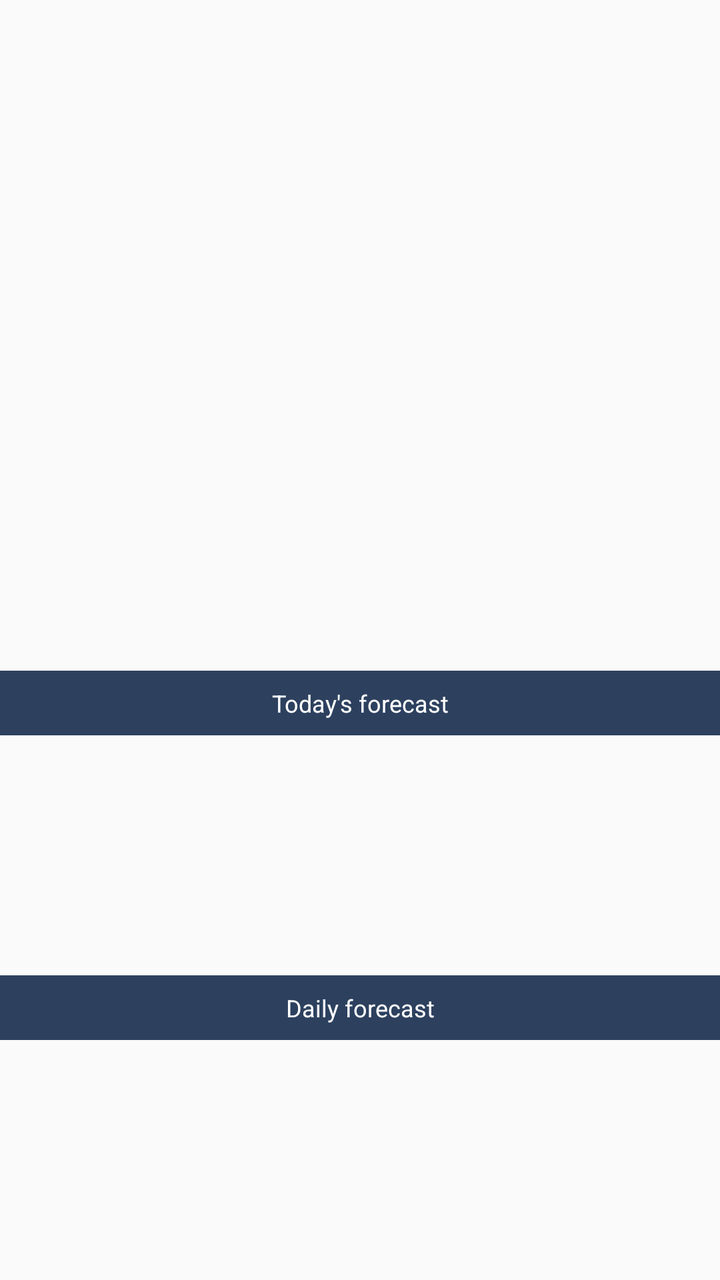
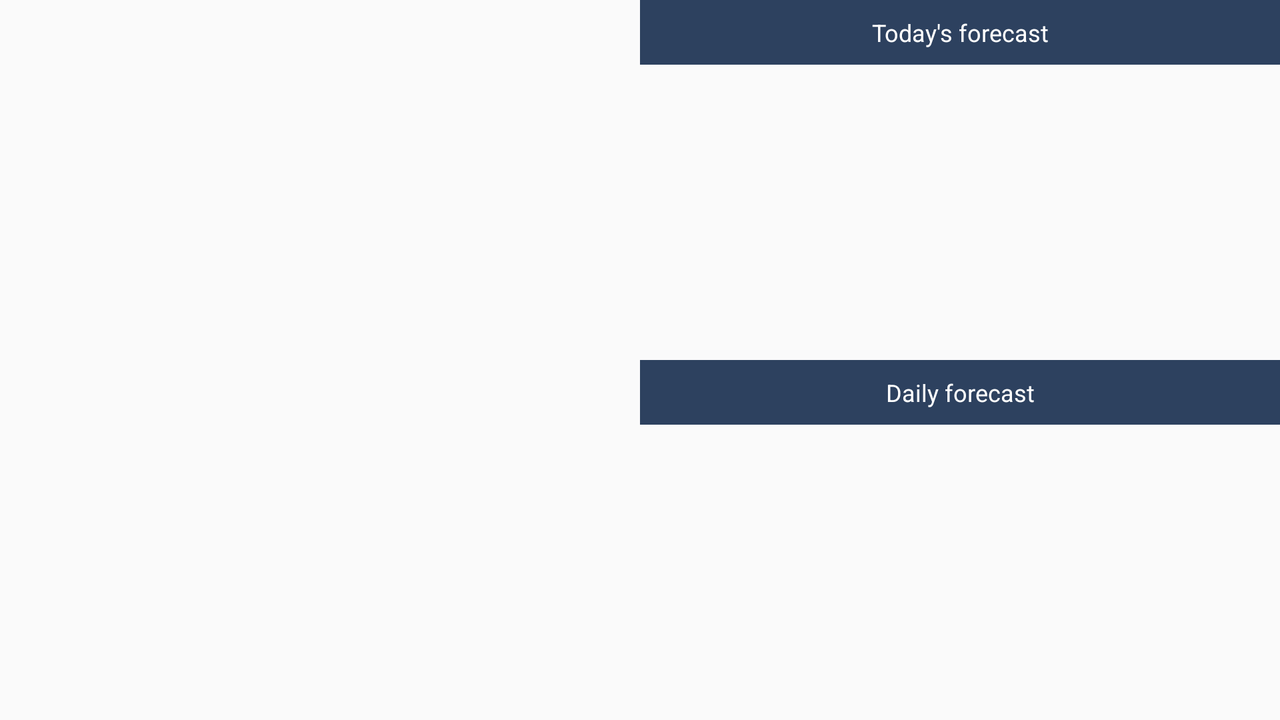

An Android layout and its configuration variant, each rendered on a device that would load it. The default file and the variant file are quoted in full after the pictures.
<!-- AndroidManifest.xml: application theme AppTheme -->
<!-- res/layout/weather_fragment.xml -->
<?xml version="1.0" encoding="utf-8"?>
<android.support.design.widget.CoordinatorLayout xmlns:android="http://schemas.android.com/apk/res/android"
    android:id="@+id/coordinator"
    android:layout_width="match_parent"
    android:layout_height="match_parent">
    
    <RelativeLayout
        android:layout_width="match_parent"
        android:layout_height="match_parent">

        <TextView
            android:id="@+id/weather_city_name"
            android:layout_width="match_parent"
            android:layout_height="wrap_content"
            android:layout_alignParentLeft="true"
            android:layout_alignParentStart="true"
            android:layout_alignParentTop="true"
            android:layout_marginLeft="8dp"
            android:layout_marginTop="16dp"
            android:gravity="center_vertical|center_horizontal"
            android:padding="8dp"
            android:textAppearance="?android:attr/textAppearanceLarge"
            android:textColor="#565656"
            android:textSize="26sp"
            android:textStyle="bold" />

        <RelativeLayout
            android:id="@+id/relativeLayout2"
            android:layout_width="match_parent"
            android:layout_height="120dp"
            android:layout_above="@+id/textView2"
            android:layout_centerHorizontal="true">

            <android.support.v7.widget.RecyclerView
                android:id="@+id/weather_current_day_recycler"
                android:layout_width="match_parent"
                android:layout_height="match_parent"
                android:paddingLeft="50dp"
                android:paddingRight="50dp" />

        </RelativeLayout>


        <TextView
            android:id="@+id/weather_weather_status_desc"
            android:layout_width="wrap_content"
            android:layout_height="wrap_content"
            android:layout_above="@+id/textView4"
            android:layout_alignParentEnd="true"
            android:layout_alignParentRight="true"
            android:layout_below="@+id/relativeLayout3"
            android:layout_toEndOf="@+id/weather_icon"
            android:layout_toRightOf="@+id/weather_icon"
            android:gravity="left|center_vertical|center_horizontal"
            android:padding="8dp"
            android:textAppearance="?android:attr/textAppearanceLarge"
            android:textColor="#565656"
            android:textIsSelectable="false"
            android:textSize="18sp" />

        <ImageView
            android:id="@+id/weather_icon"
            android:layout_width="50dp"
            android:layout_height="50dp"
            android:layout_below="@+id/relativeLayout3"
            android:layout_centerHorizontal="true"
            android:contentDescription="@string/weather" />

        <TextView
            android:id="@+id/weather_weather_status"
            android:layout_width="match_parent"
            android:layout_height="wrap_content"
            android:layout_above="@+id/textView4"
            android:layout_alignParentLeft="true"
            android:layout_alignParentStart="true"
            android:layout_below="@+id/relativeLayout3"
            android:layout_toLeftOf="@+id/weather_icon"
            android:layout_toStartOf="@+id/weather_icon"
            android:gravity="center_vertical|center_horizontal|right"
            android:padding="8dp"
            android:textAppearance="?android:attr/textAppearanceLarge"
            android:textColor="#565656"
            android:textIsSelectable="false"
            android:textSize="18sp" />

        <RelativeLayout
            android:id="@+id/relativeLayout3"
            android:layout_width="match_parent"
            android:layout_height="wrap_content"
            android:layout_alignParentLeft="true"
            android:layout_alignParentStart="true"
            android:layout_below="@+id/weather_city_name">

            <TextView
                android:id="@+id/weather_average_heat"
                android:layout_width="wrap_content"
                android:layout_height="wrap_content"
                android:layout_centerHorizontal="true"
                android:gravity="fill_vertical|center_horizontal"
                android:padding="8dp"
                android:textAppearance="?android:attr/textAppearanceLarge"
                android:textColor="#565656"
                android:textIsSelectable="false"
                android:textSize="35sp"
                android:textStyle="bold" />

            <TextView
                android:id="@+id/weather_heat_min_max"
                android:layout_width="wrap_content"
                android:layout_height="wrap_content"
                android:layout_alignBottom="@+id/weather_average_heat"
                android:layout_toEndOf="@+id/weather_average_heat"
                android:layout_toRightOf="@+id/weather_average_heat"
                android:padding="8dp"
                android:textAppearance="?android:attr/textAppearanceLarge"
                android:textColor="#565656"
                android:textIsSelectable="false"
                android:textSize="19sp" />

        </RelativeLayout>

        <TextView
            android:id="@+id/textView2"
            android:layout_width="match_parent"
            android:layout_height="wrap_content"
            android:layout_above="@+id/relativeLayout"
            android:layout_alignParentLeft="true"
            android:layout_alignParentStart="true"
            android:background="@color/primary"
            android:gravity="center_vertical|center_horizontal"
            android:padding="8dp"
            android:text="@string/daily_forecast"
            android:textAppearance="?android:attr/textAppearanceLarge"
            android:textColor="#FFF"
            android:textSize="12sp" />

        <RelativeLayout
            android:id="@+id/relativeLayout"
            android:layout_width="match_parent"
            android:layout_height="120dp"
            android:layout_alignParentBottom="true"
            android:layout_alignParentLeft="true"
            android:layout_alignParentStart="true">

            <android.support.v7.widget.RecyclerView
                android:id="@+id/weather_daily_recycler"
                android:layout_width="match_parent"
                android:layout_height="match_parent"
                android:layout_weight="1"
                android:paddingLeft="50dp"
                android:paddingRight="50dp" />

        </RelativeLayout>

        <TextView
            android:id="@+id/textView4"
            android:layout_width="match_parent"
            android:layout_height="wrap_content"
            android:layout_above="@+id/relativeLayout2"
            android:layout_alignParentLeft="true"
            android:layout_alignParentStart="true"
            android:background="@color/primary"
            android:gravity="center_vertical|center_horizontal"
            android:padding="8dp"
            android:text="@string/today_forecast"
            android:textAppearance="?android:attr/textAppearanceLarge"
            android:textColor="#FFF"
            android:textSize="12sp" />
    </RelativeLayout>
</android.support.design.widget.CoordinatorLayout>
<!-- resources referenced by this layout -->
<resources>
  <color name="primary">#2d415f</color>
  <string name="daily_forecast">Daily forecast</string>
  <string name="today_forecast">Today\'s forecast</string>
  <string name="weather">Weather</string>
  <style name="AppTheme" parent="Theme.AppCompat.Light.DarkActionBar">
          
          <item name="colorPrimary">@color/primary</item>
          <item name="colorPrimaryDark">@color/primary_dark</item>
          <item name="colorAccent">@color/accent</item>
      </style>
  <color name="primary_dark">#223756</color>
  <color name="accent">#bc7c1b</color>
</resources>
<!-- res/layout-land/weather_fragment.xml (the repository's variant of the layout above) -->
<!-- drawn on the phone turned sideways -->
<?xml version="1.0" encoding="utf-8"?>
<android.support.design.widget.CoordinatorLayout xmlns:android="http://schemas.android.com/apk/res/android"
    android:id="@+id/coordinator"
    android:layout_width="match_parent"
    android:layout_height="match_parent">
    
    <RelativeLayout
        android:layout_width="match_parent"
        android:layout_height="match_parent">

        <TextView
            android:id="@+id/weather_city_name"
            android:layout_width="match_parent"
            android:layout_height="wrap_content"
            android:layout_alignParentLeft="true"
            android:layout_alignParentStart="true"
            android:layout_alignParentTop="true"
            android:layout_marginLeft="8dp"
            android:layout_marginTop="16dp"
            android:layout_toLeftOf="@+id/relativeLayout2"
            android:layout_toStartOf="@+id/relativeLayout2"
            android:gravity="center_vertical|center_horizontal"
            android:padding="8dp"
            android:textAppearance="?android:attr/textAppearanceLarge"
            android:textColor="#565656"
            android:textSize="26sp"
            android:textStyle="bold" />


        <TextView
            android:id="@+id/weather_weather_status_desc"
            android:layout_width="wrap_content"
            android:layout_height="wrap_content"
            android:gravity="left|center_vertical|center_horizontal"
            android:padding="8dp"
            android:textAppearance="?android:attr/textAppearanceLarge"
            android:textIsSelectable="false"
            android:textColor="@color/form_text_color"
            android:textSize="18sp"
            android:layout_alignRight="@+id/spacer"
            android:layout_alignEnd="@+id/spacer"
            android:layout_toRightOf="@+id/weather_icon"
            android:layout_toEndOf="@+id/weather_icon"
            android:layout_centerVertical="true" />

        <ImageView
            android:id="@+id/weather_icon"
            android:layout_width="50dp"
            android:layout_height="50dp"
            android:contentDescription="@string/weather"
            android:layout_marginLeft="105dp"
            android:layout_marginStart="105dp"
            android:layout_centerVertical="true"
            android:layout_alignLeft="@+id/weather_city_name"
            android:layout_alignStart="@+id/weather_city_name" />


        <TextView
            android:id="@+id/weather_weather_status"
            android:layout_width="match_parent"
            android:layout_height="wrap_content"
            android:gravity="center_vertical|center_horizontal|right"
            android:padding="8dp"
            android:textAppearance="?android:attr/textAppearanceLarge"
            android:textColor="@color/form_text_color"
            android:textIsSelectable="false"
            android:textSize="18sp"
            android:layout_centerVertical="true"
            android:layout_alignRight="@+id/weather_icon"
            android:layout_alignEnd="@+id/weather_icon"
            android:layout_marginRight="51dp"
            android:layout_marginEnd="51dp" />

        <TextView
            android:id="@+id/textView4"
            android:layout_width="match_parent"
            android:layout_height="wrap_content"
            android:layout_toEndOf="@+id/weather_city_name"
            android:background="@color/primary"
            android:gravity="center_vertical|center_horizontal"
            android:padding="8dp"
            android:text="@string/today_forecast"
            android:textAppearance="?android:attr/textAppearanceLarge"
            android:textColor="#FFF"
            android:textSize="12sp"
            android:layout_toRightOf="@+id/weather_city_name" />

        <RelativeLayout
            android:id="@+id/relativeLayout2"
            android:layout_width="match_parent"
            android:layout_height="match_parent"
            android:layout_below="@+id/textView4"
            android:layout_toRightOf="@+id/spacer"
            android:layout_alignBottom="@+id/spacer">

            <android.support.v7.widget.RecyclerView
                android:id="@+id/weather_current_day_recycler"
                android:layout_width="match_parent"
                android:layout_height="match_parent"
                android:paddingLeft="50dp"
                android:paddingRight="50dp" />

        </RelativeLayout>

        <RelativeLayout
            android:id="@+id/relativeLayout3"
            android:layout_width="match_parent"
            android:layout_height="wrap_content"
            android:layout_alignParentLeft="true"
            android:layout_alignParentStart="true"
            android:layout_below="@+id/weather_city_name"
            android:layout_toLeftOf="@+id/relativeLayout2"
            android:layout_toStartOf="@+id/relativeLayout2">

            <TextView
                android:id="@+id/weather_average_heat"
                android:layout_width="wrap_content"
                android:layout_height="wrap_content"
                android:layout_alignParentTop="true"
                android:layout_centerHorizontal="true"
                android:gravity="fill_vertical|center_horizontal"
                android:padding="8dp"
                android:textAppearance="?android:attr/textAppearanceLarge"
                android:textColor="#565656"
                android:textIsSelectable="false"
                android:textSize="35sp"
                android:textStyle="bold" />

            <TextView
                android:id="@+id/weather_heat_min_max"
                android:layout_width="wrap_content"
                android:layout_height="wrap_content"
                android:layout_alignBottom="@+id/weather_average_heat"
                android:layout_toEndOf="@+id/weather_average_heat"
                android:layout_toRightOf="@+id/weather_average_heat"
                android:padding="8dp"
                android:textAppearance="?android:attr/textAppearanceLarge"
                android:textColor="#565656"
                android:textIsSelectable="false"
                android:textSize="19sp" />

        </RelativeLayout>

        <RelativeLayout
            android:id="@+id/relativeLayout"
            android:layout_width="match_parent"
            android:layout_height="match_parent"
            android:layout_alignParentBottom="true"
            android:layout_below="@+id/spacer"
            android:layout_toRightOf="@+id/spacer">

            <android.support.v7.widget.RecyclerView
                android:id="@+id/weather_daily_recycler"
                android:layout_width="match_parent"
                android:layout_height="match_parent"
                android:layout_weight="1"
                android:paddingLeft="50dp"
                android:paddingRight="50dp"
                android:layout_below="@+id/textView2" />

            <TextView
                android:id="@+id/textView2"
                android:layout_width="match_parent"
                android:layout_height="wrap_content"
                android:background="@color/primary"
                android:gravity="center_vertical|center_horizontal"
                android:padding="8dp"
                android:text="@string/daily_forecast"
                android:textAppearance="?android:attr/textAppearanceLarge"
                android:textColor="#FFF"
                android:textSize="12sp"
                android:layout_alignParentTop="true"
                android:layout_alignParentLeft="true"
                android:layout_alignParentStart="true" />

        </RelativeLayout>

        <Space
            android:id="@+id/spacer"
            android:layout_width="1px"
            android:layout_height="1px"
            android:layout_centerHorizontal="true"
            android:layout_centerInParent="true"
            android:layout_centerVertical="true" />

    </RelativeLayout>
</android.support.design.widget.CoordinatorLayout>
<!-- resources referenced by the variant -->
<!-- as the phone turned sideways resolves them -->
<resources>
  <color name="form_text_color">#565656</color>
  <color name="primary">#2d415f</color>
  <string name="daily_forecast">Daily forecast</string>
  <string name="today_forecast">Today\'s forecast</string>
  <string name="weather">Weather</string>
  <style name="AppTheme" parent="Theme.AppCompat.Light.DarkActionBar">
          
          <item name="colorPrimary">@color/primary</item>
          <item name="colorPrimaryDark">@color/primary_dark</item>
          <item name="colorAccent">@color/accent</item>
      </style>
  <color name="primary_dark">#223756</color>
  <color name="accent">#bc7c1b</color>
</resources>
